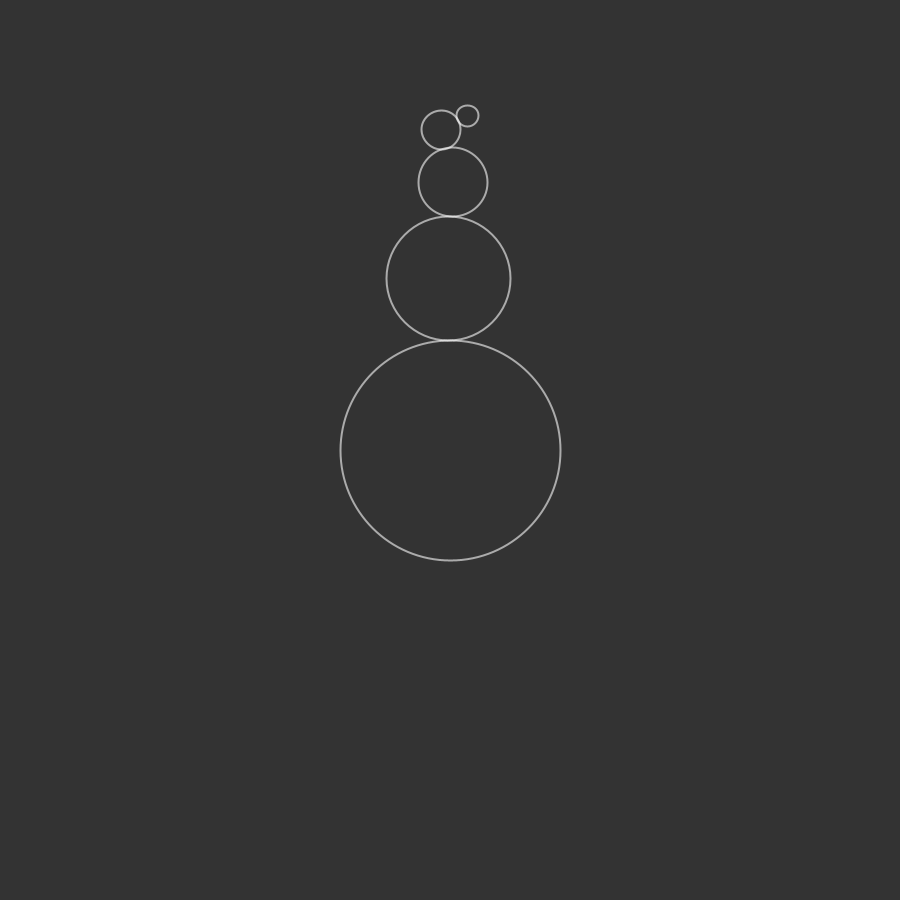
Frame 1 (no input)
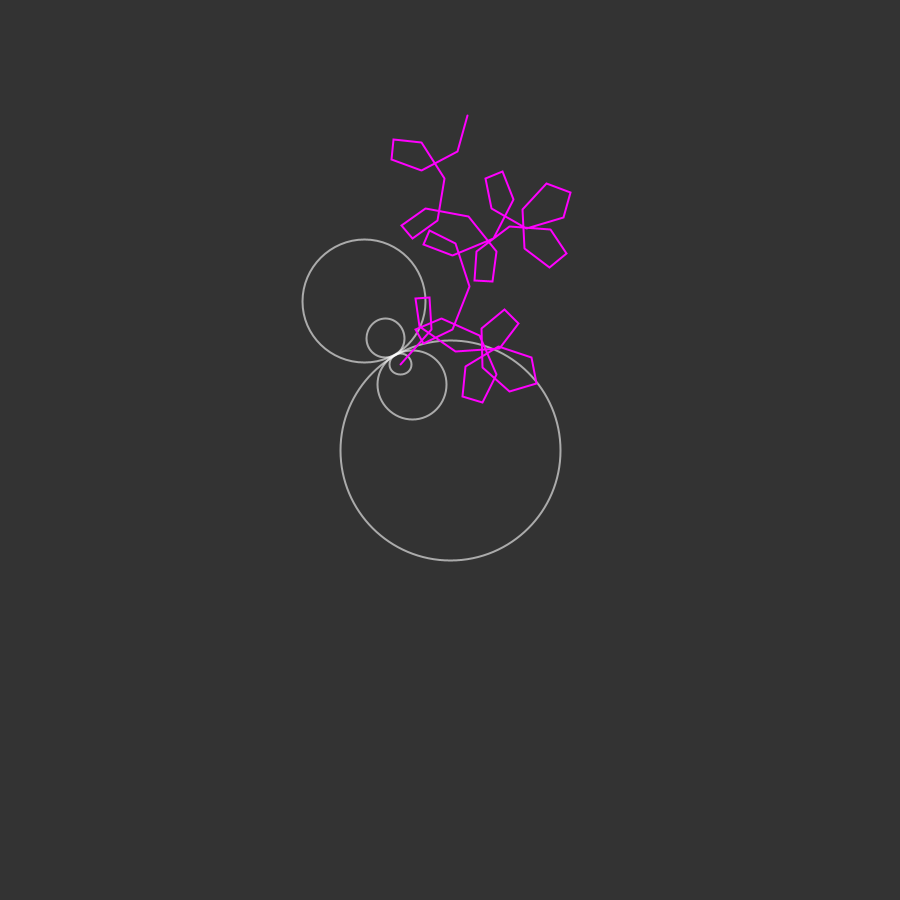
Frame 60 (the mouse pressed at the canvas centre just before this capture)
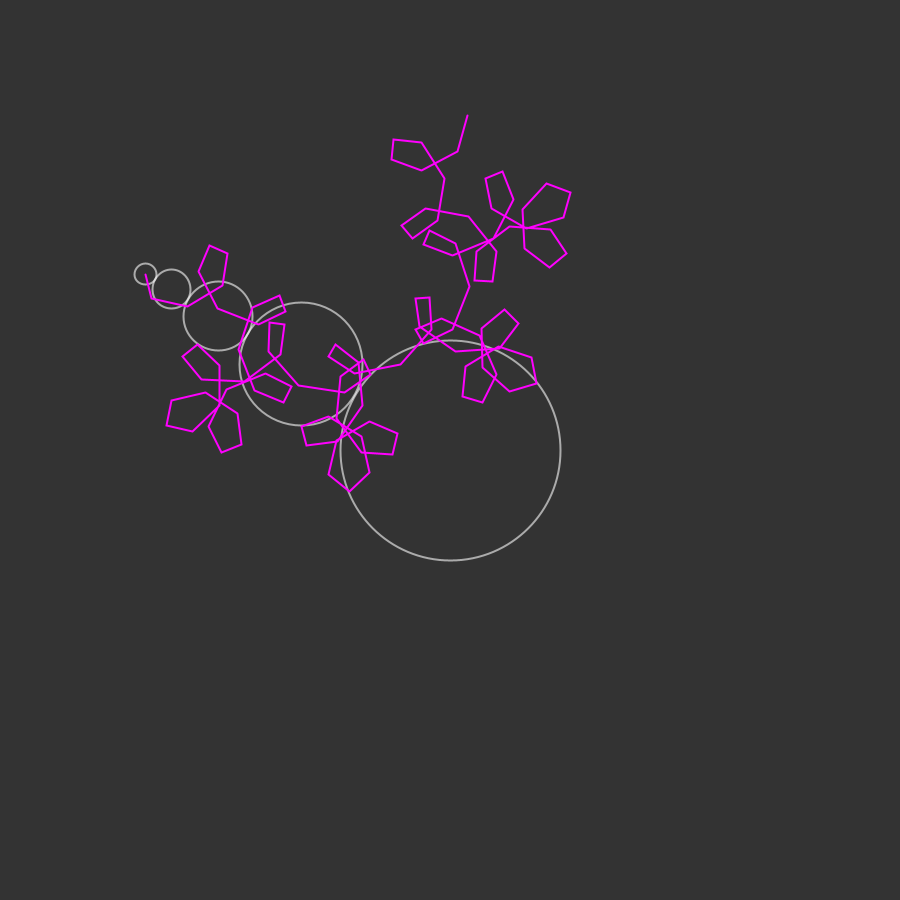
Frame 120 (the mouse held since frame 60 and released just before this capture)

The Processing sketch that drew these frames (run headless with seeded random() and noise(); from frame 60 on, the mouse is pressed at the canvas centre):

// Processing sketch: fractal_spirograph
// ── fractal_spirograph.pde
  float angle=0;
  
  ArrayList<PVector> path;
  int resolution=10;
  
  
  Orbit sun;
  Orbit end;
  
  
void setup(){
  size(900,900);
  path=new ArrayList<PVector>();
   
   sun=new Orbit(width/2,height/2,110,1);
   
   Orbit next=sun;
   
   for(int i=0;i<4;++i){
     next=next.addChild();
   }
   
   end=next;

  background(51);
 
}

void draw(){
  background(51);
  
  Orbit current=sun;
 
 while(current!=null)
        {  current.update();
          current.show();
        current=current.child;}
  

        
            
            path.add(new PVector(end.x,end.y));
           
            stroke(255,0,255);
            beginShape();
            for(PVector pos: path){
              vertex(pos.x,pos.y);
            }
            endShape();
              
            
   }
  
// ── orbit.pde
int k=-5;
class Orbit{
  float x;
  float y;
  float r;
  int n;
  
  Orbit parent;
  Orbit child;
  float speed;
  float angle;
 
  Orbit(float x_,float y_,float r_,int n_){
      x=x_;
      y=y_;
      r=r_;
      n=n_;
      
      speed=pow(k,n-1);
      
      
      parent=null;
      child=null;
      angle=0;
      
  }
  
  Orbit(float x_,float y_,float r_,int n_,Orbit p){
      x=x_;
      y=y_;
      r=r_;
      n=n_;
      
      parent=p;
      child=null;
      angle=-PI/2;
      speed=radians(pow(k,n-1))/resolution;
  }
  
  Orbit addChild(){
    float newr=r*0.56;
     float newx=x+r-newr;
     float newy=y;
     
  child=new Orbit(newx,newy,newr,n+1,this);
  
  return child;
}

void update(){ 
              if(parent!=null)
              {angle+=speed;
              float rsum=r+parent.r;
              x=parent.x+rsum*cos(angle);
              y=parent.y+rsum*sin(angle);}
     
            
}
    
  
  void show(){
            stroke(255,150);
            strokeWeight(2);
            noFill();
            ellipse(x,y,r*2,r*2);
          }
          
          
  
}
